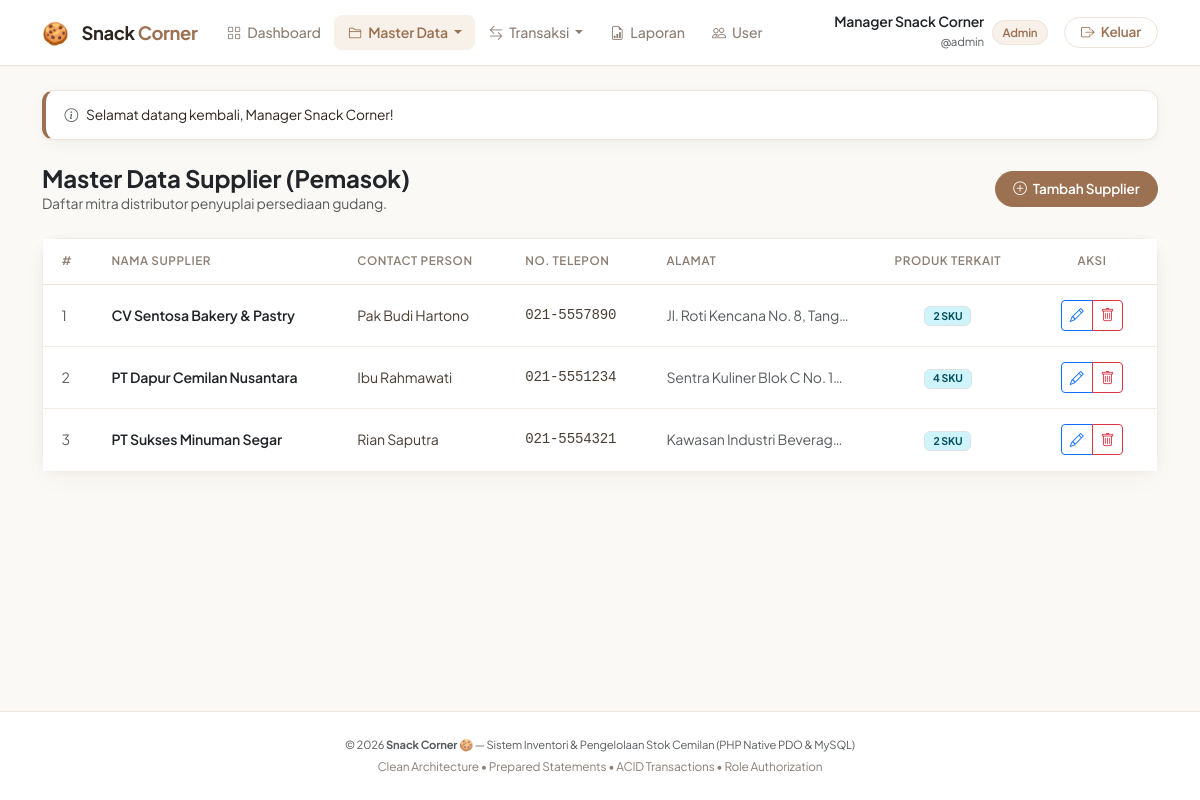
The page /public/suppliers/index.php (signed in) on the database its author committed.
### tables this page shows
CREATE TABLE suppliers (
    id INT AUTO_INCREMENT PRIMARY KEY,
    name VARCHAR(150) NOT NULL,
    contact_person VARCHAR(100) NULL,
    phone VARCHAR(20) NULL,
    address TEXT NULL,
    created_at TIMESTAMP DEFAULT CURRENT_TIMESTAMP
);

### helpers/auth.php (called while the page is built, shortened)
<?php
function url(string $path = ''): string
{
    $path = ltrim($path, '/');
    return BASE_URL . ($path ? '/' . $path : '');
}
function is_logged_in(): bool
{
    return isset($_SESSION['user']) && !empty($_SESSION['user']['id']);
}
function has_role($roles): bool
{
    $currentRole = $_SESSION['user']['role'] ?? '';
    return $currentRole === $roles;
}

### helpers/escape.php (called while the page is built, shortened)
<?php
function e($value): string
{
    return htmlspecialchars((string) $value, ENT_QUOTES, 'UTF-8');
}

### public/suppliers/index.php (the view, shortened to what this page needs)
<?php
require_once __DIR__ . '/../../config/database.php';
require_once __DIR__ . '/../../helpers/escape.php';
require_once __DIR__ . '/../../helpers/auth.php';
$sql = '
    SELECT s.id, s.name, s.contact_person, s.phone, s.address, s.created_at,
           COUNT(ps.product_id) AS total_supplied_products
    FROM suppliers s
    LEFT JOIN product_suppliers ps ON ps.supplier_id = s.id
    GROUP BY s.id, s.name, s.contact_person, s.phone, s.address, s.created_at
    ORDER BY s.name ASC
';
$suppliers = $pdo->query($sql)->fetchAll();
include __DIR__ . '/../../views/header.php';
?>
<div class="d-flex justify-content-between align-items-center mb-4">
    <div>
        <h4 class="fw-bold mb-0 text-dark">Master Data Supplier (Pemasok)</h4>
        <p class="text-muted small mb-0">Daftar mitra distributor penyuplai persediaan gudang.</p>
    </div>
    <?php if (has_role('admin')): ?>
        <a href="<?= url('suppliers/create.php') ?>" class="btn btn-coksu btn-sm">
            <i class="bi bi-plus-circle me-1"></i> Tambah Supplier
        </a>
    <?php endif; ?>
</div>
<div class="card card-clean">
    <div class="table-responsive">
        <table class="table-clean align-middle">
            <thead>
                <tr>
                    <th style="width: 50px;">#</th>
                    <th>Nama Supplier</th>
                    <th>Contact Person</th>
                    <th>No. Telepon</th>
                    <th>Alamat</th>
                    <th class="text-center">Produk Terkait</th>
                    <th class="text-center" style="width: 130px;">Aksi</th>
                </tr>
            </thead>
            <tbody>
                <?php if (empty($suppliers)): ?>
                    <tr>
                        <td colspan="7" class="text-center py-4 text-muted">Belum ada data supplier yang tersimpan.</td>
                    </tr>
                <?php else: ?>
                    <?php foreach ($suppliers as $i => $s): ?>
                        <tr>
                            <td class="text-muted small"><?= $i + 1 ?></td>
                            <td class="fw-semibold text-dark"><?= e($s['name']) ?></td>
                            <td><?= e($s['contact_person'] ?: '-') ?></td>
                            <td class="font-monospace small"><?= e($s['phone'] ?: '-') ?></td>
                            <td class="text-muted small text-truncate" style="max-width: 200px;"><?= e($s['address'] ?: '-') ?></td>
                            <td class="text-center">
                                <span class="badge bg-info-subtle text-info-emphasis border px-2">
                                    <?= number_format($s['total_supplied_products']) ?> SKU
                                </span>
                            </td>
                            <td class="text-center">
                                <?php if (has_role('admin')): ?>
                                    <div class="btn-group btn-group-sm">
                                        <a href="<?= url('suppliers/edit.php?id=' . $s['id']) ?>" class="btn btn-outline-primary" title="Edit">
                                            <i class="bi bi-pencil"></i>
                                        </a>
                                        <a href="<?= url('suppliers/delete.php?id=' . $s['id']) ?>" class="btn btn-outline-danger" title="Hapus" onclick="return confirm('Apakah Anda yakin ingin menghapus supplier ini?');">
                                            <i class="bi bi-trash"></i>
                                        </a>
                                    </div>
                                <?php else: ?>
                                    <span class="text-muted small">-</span>
                                <?php endif; ?>
                            </td>
                        </tr>
                    <?php endforeach; ?>
                <?php endif; ?>
            </tbody>
        </table>
    </div>
</div>
<?php include __DIR__ . '/../../views/footer.php'; ?>

### public/css/style.css (style rules this page uses)
:root { --coksu-primary: #9c7152; --coksu-primary-hover: #865e41; --coksu-primary-active: #724f35; --coksu-light: #f7f1ea; --coksu-light-hover: #efe4d8; --coksu-border: #ede4db; --coksu-border-subtle: #f3ece4; --body-bg: #fbf9f6; --card-bg: #ffffff; --text-heading: #2d241e; --text-body: #4a3e35; --text-muted: #8c7e73; --text-subtle: #b3a59a; --accent-success: #448358; --accent-success-bg: #eff7f2; --accent-danger: #c24d4d; --accent-danger-bg: #fdf2f2; --accent-info: #5a7d9a; --accent-info-bg: #f0f5fa; --accent-warning: #c27f38; --accent-warning-bg: #fdf7ee; --radius-sm: 8px; --radius-md: 12px; --radius-lg: 16px; --radius-pill: 50px; --shadow-subtle: 0 1px 3px rgba(60, 45, 35, 0.03), 0 4px 16px rgba(60, 45, 35, 0.04); --shadow-card: 0 2px 12px rgba(60, 45, 35, 0.035), 0 8px 24px rgba(60, 45, 35, 0.03); --shadow-dropdown: 0 10px 30px rgba(60, 45, 35, 0.08); }
body { background-color: var(--body-bg); color: var(--text-body); font-family: 'Plus Jakarta Sans', system-ui, -apple-system, sans-serif; min-height: 100vh; display: flex; flex-direction: column; letter-spacing: -0.01em; -webkit-font-smoothing: antialiased; }
.card-clean { background-color: #ffffff; border: 1px solid var(--coksu-border-subtle); border-radius: var(--radius-lg); box-shadow: var(--shadow-card); transition: box-shadow 0.2s ease, transform 0.2s ease; }
.table-clean { width: 100%; margin-bottom: 0; background-color: #ffffff; color: var(--text-body); }
.table-clean thead th { background-color: #ffffff !important; color: var(--text-muted); font-size: 0.73rem; font-weight: 600; text-transform: uppercase; letter-spacing: 0.05em; border-bottom: 1px solid var(--coksu-border) !important; padding: 0.85rem 1.15rem; white-space: nowrap; }
.table-clean tbody td { padding: 0.95rem 1.15rem; vertical-align: middle; border-bottom: 1px solid var(--coksu-border-subtle); font-size: 0.88rem; background-color: #ffffff; }
.table-clean tbody tr:last-child td { border-bottom: none; }
.btn-coksu { background-color: var(--coksu-primary); border: 1px solid var(--coksu-primary); color: #ffffff; font-weight: 600; font-size: 0.85rem; padding: 0.45rem 1.1rem; border-radius: var(--radius-pill); transition: all 0.15s ease; }

### rows shown on the page
suppliers: name "CV Sentosa Bakery & Pastry", contact_person "Pak Budi Hartono", phone "021-5557890", address "Jl. Roti Kencana No. 8, Tang…", total_supplied_products "2"
suppliers: name "PT Dapur Cemilan Nusantara", contact_person "Ibu Rahmawati", phone "021-5551234", address "Sentra Kuliner Blok C No. 1…", total_supplied_products "4"
suppliers: name "PT Sukses Minuman Segar", contact_person "Rian Saputra", phone "021-5554321", address "Kawasan Industri Beverag…", total_supplied_products "2"

### other values the page prints
$currentUser['full_name'] "Manager Snack Corner"
$currentUser['username'] "admin"
$flash['message'] "Selamat datang kembali, Manager Snack Corner!"
